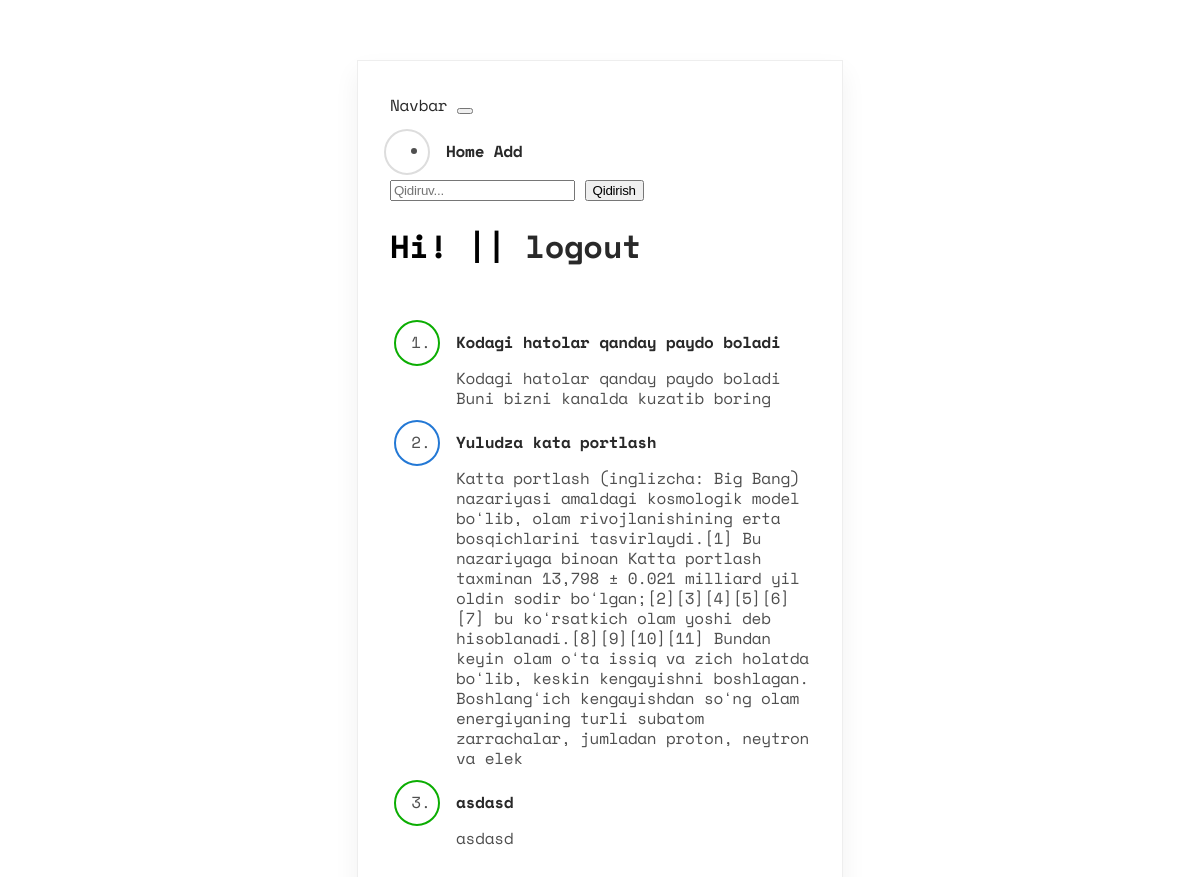
The page / on the database its author committed.
### news/models.py (models this page shows, shortened)
class NewsModel(models.Model):
    image = models.ImageField(upload_to='images/', blank=True, null=True)
    title = models.CharField(max_length=100)
    info = models.CharField(max_length=500)
    regions = models.CharField(max_length=30)

### news/views.py (the view)
# urls.py: path('', get_models_list_news_fucntion, name="list_news"),
def get_models_list_news_fucntion(request):
    news_list = NewsModel.objects.all()
    context = {'news_list': news_list}
    return render(request, 'news_list.html', context)

### templates/news_list.html (shortened to what this page needs)
<!DOCTYPE html>
<html lang="en">
<head>
</head>
<body>
     <nav class="navbar navbar-expand-lg navbar-light bg-light">
        <div class="container-fluid">
          <a class="navbar-brand" href="#">Navbar</a>
          <button class="navbar-toggler" type="button" data-bs-toggle="collapse" data-bs-target="#navbarSupportedContent" aria-controls="navbarSupportedContent" aria-expanded="false" aria-label="Toggle navigation">
          </button>
          <div class="collapse navbar-collapse container" id="navbarSupportedContent">
            <ul class="navbar-nav me-auto mb-2 mb-lg-0">
              <li class="nav-item">
                <strong><a href="{% url 'news:list_news' %}">Home</a></strong>
                <strong><a href="{% url 'news:create_data' %}">Add</a></strong>
              </li>
            </ul>
            <form action="{% url 'news:search_data' %}" method="get" class="d-flex">
                <input type="search" name="q" placeholder="Qidiruv..." aria-label="Search" class="form-control me-2">
                <button type="submit" class="btn btn-outline-success">Qidirish</button>
            </form>
          </div>
        </div>
      </nav>
    <h1>Hi! {{user.username}} || <a href="{% url 'news:logout' %}">logout</a></h1>
    <ol class="alternating-colors">
    {%for new in news_list%}
      <li>
        <strong><a href="{%url 'news_details' pk=new.id%}">{{new.title}}</a></strong>
        <p>{{new.info }}</p>
      </li>
    {%endfor%}
    </ol>
</body>
</html>

### templates/news_list.html (style rules this page uses)
body { font-family: 'Space Mono', monospace; display: flex; flex-direction: column; max-width: 420px; padding: 32px; margin: 60px auto; border: 1px solid #eee; box-shadow: 0px 12px 24px rgba(0, 0, 0, 0.06); }
* { -webkit-font-smoothing: antialiased; -moz-osx-font-smoothing: grayscale; text-rendering: optimizelegibility; letter-spacing: -0.25px; }
ol { padding-left: 50px; }
strong { color: #292929; }
a { color: #292929; text-decoration: none; }

### rows shown on the page
NewsModel: title "Kodagi hatolar qanday paydo boladi", info "Kodagi hatolar qanday paydo boladi Buni bizni kanalda kuzatib boring"
NewsModel: title "Yuludza kata portlash", info "Katta portlash (inglizcha: Big Bang) nazariyasi amaldagi kosmologik model boʻlib, olam rivojlanishining erta bosqichlarini tasvirlaydi.[1] Bu nazariyaga binoan Katta portlash taxminan 13,798 ± 0.021 milliard yil oldin sodir boʻlgan;[2][3][4][5][6][7] bu koʻrsatkich olam yoshi deb hisoblanadi.[8][9][10][11] Bundan keyin olam oʻta issiq va zich holatda boʻlib, keskin kengayishni boshlagan. Boshlangʻich kengayishdan soʻng olam energiyaning turli subatom zarrachalar, jumladan proton, neytron va elek"
NewsModel: title "asdasd", info "asdasd"
